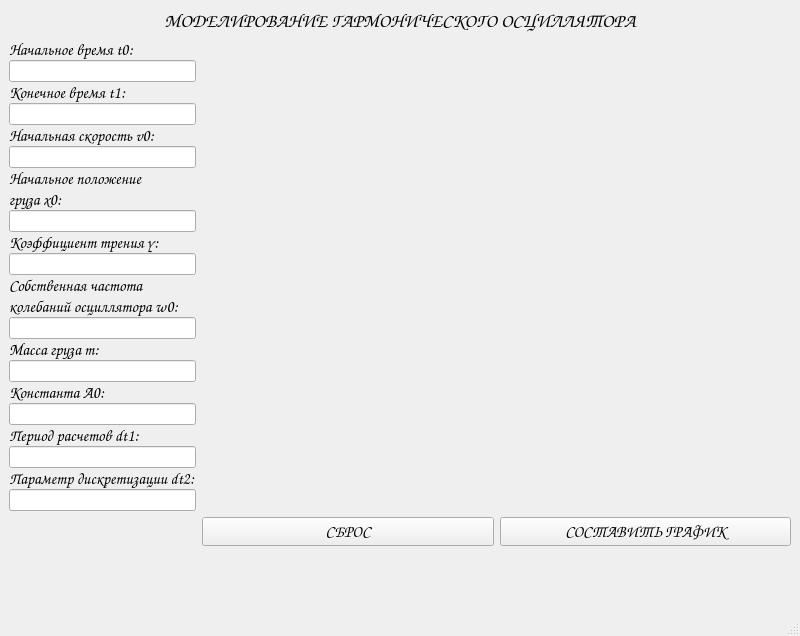
<?xml version="1.0" encoding="UTF-8"?>
<ui version="4.0">
 <class>MainWindow</class>
 <widget class="QMainWindow" name="MainWindow">
  <property name="geometry">
   <rect>
    <x>0</x>
    <y>0</y>
    <width>800</width>
    <height>636</height>
   </rect>
  </property>
  <property name="windowTitle">
   <string>MainWindow</string>
  </property>
  <widget class="QWidget" name="centralwidget">
   <layout class="QFormLayout" name="formLayout">
    <item row="0" column="0" colspan="2">
     <layout class="QVBoxLayout" name="verticalLayout_header">
      <item>
       <widget class="QLabel" name="label_program_name">
        <property name="font">
         <font>
          <family>Comic Sans MS</family>
          <pointsize>14</pointsize>
          <weight>50</weight>
          <bold>false</bold>
         </font>
        </property>
        <property name="text">
         <string>МОДЕЛИРОВАНИЕ ГАРМОНИЧЕСКОГО ОСЦИЛЛЯТОРА</string>
        </property>
        <property name="alignment">
         <set>Qt::AlignCenter</set>
        </property>
       </widget>
      </item>
     </layout>
    </item>
    <item row="1" column="0">
     <layout class="QVBoxLayout" name="verticalLayout_input_fields">
      <property name="spacing">
       <number>0</number>
      </property>
      <item>
       <layout class="QVBoxLayout" name="verticalLayout_t0">
        <property name="spacing">
         <number>0</number>
        </property>
        <property name="sizeConstraint">
         <enum>QLayout::SetDefaultConstraint</enum>
        </property>
        <item>
         <widget class="QLabel" name="label_t0">
          <property name="sizePolicy">
           <sizepolicy hsizetype="Preferred" vsizetype="Maximum">
            <horstretch>0</horstretch>
            <verstretch>0</verstretch>
           </sizepolicy>
          </property>
          <property name="font">
           <font>
            <family>Comic Sans MS</family>
            <pointsize>12</pointsize>
           </font>
          </property>
          <property name="text">
           <string>Начальное время t0:</string>
          </property>
         </widget>
        </item>
        <item>
         <widget class="QLineEdit" name="lineEdit_t0"/>
        </item>
       </layout>
      </item>
      <item>
       <layout class="QVBoxLayout" name="verticalLayout_t1">
        <property name="spacing">
         <number>0</number>
        </property>
        <item>
         <widget class="QLabel" name="label_t1">
          <property name="sizePolicy">
           <sizepolicy hsizetype="Preferred" vsizetype="Maximum">
            <horstretch>0</horstretch>
            <verstretch>0</verstretch>
           </sizepolicy>
          </property>
          <property name="font">
           <font>
            <family>Comic Sans MS</family>
            <pointsize>12</pointsize>
           </font>
          </property>
          <property name="text">
           <string>Конечное время t1:</string>
          </property>
         </widget>
        </item>
        <item>
         <widget class="QLineEdit" name="lineEdit_t1"/>
        </item>
       </layout>
      </item>
      <item>
       <layout class="QVBoxLayout" name="verticalLayout_v0">
        <property name="spacing">
         <number>0</number>
        </property>
        <item>
         <widget class="QLabel" name="label_v0">
          <property name="sizePolicy">
           <sizepolicy hsizetype="Preferred" vsizetype="Maximum">
            <horstretch>0</horstretch>
            <verstretch>0</verstretch>
           </sizepolicy>
          </property>
          <property name="font">
           <font>
            <family>Comic Sans MS</family>
            <pointsize>12</pointsize>
           </font>
          </property>
          <property name="text">
           <string>Начальная скорость v0:</string>
          </property>
         </widget>
        </item>
        <item>
         <widget class="QLineEdit" name="lineEdit_v0"/>
        </item>
       </layout>
      </item>
      <item>
       <layout class="QVBoxLayout" name="verticalLayout_x0">
        <property name="spacing">
         <number>0</number>
        </property>
        <item>
         <widget class="QLabel" name="label_x0">
          <property name="sizePolicy">
           <sizepolicy hsizetype="Preferred" vsizetype="Maximum">
            <horstretch>0</horstretch>
            <verstretch>0</verstretch>
           </sizepolicy>
          </property>
          <property name="font">
           <font>
            <family>Comic Sans MS</family>
            <pointsize>12</pointsize>
           </font>
          </property>
          <property name="text">
           <string>Начальное положение</string>
          </property>
         </widget>
        </item>
        <item>
         <widget class="QLabel" name="label_x0_2">
          <property name="sizePolicy">
           <sizepolicy hsizetype="Preferred" vsizetype="Maximum">
            <horstretch>0</horstretch>
            <verstretch>0</verstretch>
           </sizepolicy>
          </property>
          <property name="font">
           <font>
            <family>Comic Sans MS</family>
            <pointsize>12</pointsize>
           </font>
          </property>
          <property name="text">
           <string>груза x0:</string>
          </property>
         </widget>
        </item>
        <item>
         <widget class="QLineEdit" name="lineEdit_x0"/>
        </item>
       </layout>
      </item>
      <item>
       <layout class="QVBoxLayout" name="verticalLayout_gamma">
        <property name="spacing">
         <number>0</number>
        </property>
        <item>
         <widget class="QLabel" name="label_gamma">
          <property name="sizePolicy">
           <sizepolicy hsizetype="Preferred" vsizetype="Maximum">
            <horstretch>0</horstretch>
            <verstretch>0</verstretch>
           </sizepolicy>
          </property>
          <property name="font">
           <font>
            <family>Comic Sans MS</family>
            <pointsize>12</pointsize>
           </font>
          </property>
          <property name="text">
           <string>Коэффициент трения γ:</string>
          </property>
         </widget>
        </item>
        <item>
         <widget class="QLineEdit" name="lineEdit_gamma"/>
        </item>
       </layout>
      </item>
      <item>
       <layout class="QVBoxLayout" name="verticalLayout_omega0">
        <property name="spacing">
         <number>0</number>
        </property>
        <item>
         <widget class="QLabel" name="label_omega0">
          <property name="sizePolicy">
           <sizepolicy hsizetype="Preferred" vsizetype="Maximum">
            <horstretch>0</horstretch>
            <verstretch>0</verstretch>
           </sizepolicy>
          </property>
          <property name="font">
           <font>
            <family>Comic Sans MS</family>
            <pointsize>12</pointsize>
           </font>
          </property>
          <property name="text">
           <string>Собственная частота</string>
          </property>
         </widget>
        </item>
        <item>
         <widget class="QLabel" name="label_omega0_2">
          <property name="sizePolicy">
           <sizepolicy hsizetype="Preferred" vsizetype="Maximum">
            <horstretch>0</horstretch>
            <verstretch>0</verstretch>
           </sizepolicy>
          </property>
          <property name="font">
           <font>
            <family>Comic Sans MS</family>
            <pointsize>12</pointsize>
           </font>
          </property>
          <property name="text">
           <string>колебаний осциллятора ω0:</string>
          </property>
         </widget>
        </item>
        <item>
         <widget class="QLineEdit" name="lineEdit_omega0"/>
        </item>
       </layout>
      </item>
      <item>
       <layout class="QVBoxLayout" name="verticalLayout_m">
        <item>
         <widget class="QLabel" name="label_m">
          <property name="sizePolicy">
           <sizepolicy hsizetype="Preferred" vsizetype="Maximum">
            <horstretch>0</horstretch>
            <verstretch>0</verstretch>
           </sizepolicy>
          </property>
          <property name="font">
           <font>
            <family>Comic Sans MS</family>
            <pointsize>12</pointsize>
           </font>
          </property>
          <property name="text">
           <string>Масса груза m:</string>
          </property>
         </widget>
        </item>
        <item>
         <widget class="QLineEdit" name="lineEdit_m"/>
        </item>
       </layout>
      </item>
      <item>
       <layout class="QVBoxLayout" name="verticalLayout_a0">
        <property name="spacing">
         <number>0</number>
        </property>
        <item>
         <widget class="QLabel" name="label_a0">
          <property name="sizePolicy">
           <sizepolicy hsizetype="Preferred" vsizetype="Maximum">
            <horstretch>0</horstretch>
            <verstretch>0</verstretch>
           </sizepolicy>
          </property>
          <property name="font">
           <font>
            <family>Comic Sans MS</family>
            <pointsize>12</pointsize>
           </font>
          </property>
          <property name="text">
           <string>Константа A0:</string>
          </property>
         </widget>
        </item>
        <item>
         <widget class="QLineEdit" name="lineEdit_a0"/>
        </item>
       </layout>
      </item>
      <item>
       <layout class="QVBoxLayout" name="verticalLayout_dt1">
        <property name="spacing">
         <number>0</number>
        </property>
        <item>
         <widget class="QLabel" name="label_dt1">
          <property name="sizePolicy">
           <sizepolicy hsizetype="Preferred" vsizetype="Maximum">
            <horstretch>0</horstretch>
            <verstretch>0</verstretch>
           </sizepolicy>
          </property>
          <property name="font">
           <font>
            <family>Comic Sans MS</family>
            <pointsize>12</pointsize>
           </font>
          </property>
          <property name="text">
           <string>Период расчетов dt1:</string>
          </property>
         </widget>
        </item>
        <item>
         <widget class="QLineEdit" name="lineEdit_dt1"/>
        </item>
       </layout>
      </item>
      <item>
       <layout class="QVBoxLayout" name="verticalLayout_dt1_2">
        <property name="spacing">
         <number>0</number>
        </property>
        <item>
         <widget class="QLabel" name="label_dt1_2">
          <property name="sizePolicy">
           <sizepolicy hsizetype="Preferred" vsizetype="Maximum">
            <horstretch>0</horstretch>
            <verstretch>0</verstretch>
           </sizepolicy>
          </property>
          <property name="font">
           <font>
            <family>Comic Sans MS</family>
            <pointsize>12</pointsize>
           </font>
          </property>
          <property name="text">
           <string>Параметр дискретизации dt2:</string>
          </property>
         </widget>
        </item>
        <item>
         <widget class="QLineEdit" name="lineEdit_dt1_2"/>
        </item>
       </layout>
      </item>
     </layout>
    </item>
    <item row="1" column="1">
     <layout class="QVBoxLayout" name="verticalLayout_graph">
      <item>
       <widget class="QLabel" name="label_graph">
        <property name="text">
         <string/>
        </property>
        <property name="alignment">
         <set>Qt::AlignCenter</set>
        </property>
       </widget>
      </item>
     </layout>
    </item>
    <item row="2" column="1">
     <layout class="QHBoxLayout" name="horizontalLayout_buttons">
      <item>
       <widget class="QPushButton" name="pushButton_2">
        <property name="sizePolicy">
         <sizepolicy hsizetype="Minimum" vsizetype="Minimum">
          <horstretch>0</horstretch>
          <verstretch>0</verstretch>
         </sizepolicy>
        </property>
        <property name="font">
         <font>
          <family>Comic Sans MS</family>
          <pointsize>12</pointsize>
          <weight>50</weight>
          <bold>false</bold>
         </font>
        </property>
        <property name="text">
         <string>СБРОС</string>
        </property>
       </widget>
      </item>
      <item>
       <widget class="QPushButton" name="pushButton">
        <property name="sizePolicy">
         <sizepolicy hsizetype="Minimum" vsizetype="Minimum">
          <horstretch>0</horstretch>
          <verstretch>0</verstretch>
         </sizepolicy>
        </property>
        <property name="font">
         <font>
          <family>Comic Sans MS</family>
          <pointsize>12</pointsize>
          <weight>50</weight>
          <bold>false</bold>
         </font>
        </property>
        <property name="text">
         <string>СОСТАВИТЬ ГРАФИК</string>
        </property>
       </widget>
      </item>
     </layout>
    </item>
   </layout>
  </widget>
  <widget class="QMenuBar" name="menubar">
   <property name="geometry">
    <rect>
     <x>0</x>
     <y>0</y>
     <width>800</width>
     <height>21</height>
    </rect>
   </property>
  </widget>
  <widget class="QStatusBar" name="statusbar"/>
 </widget>
 <resources/>
 <connections/>
</ui>
